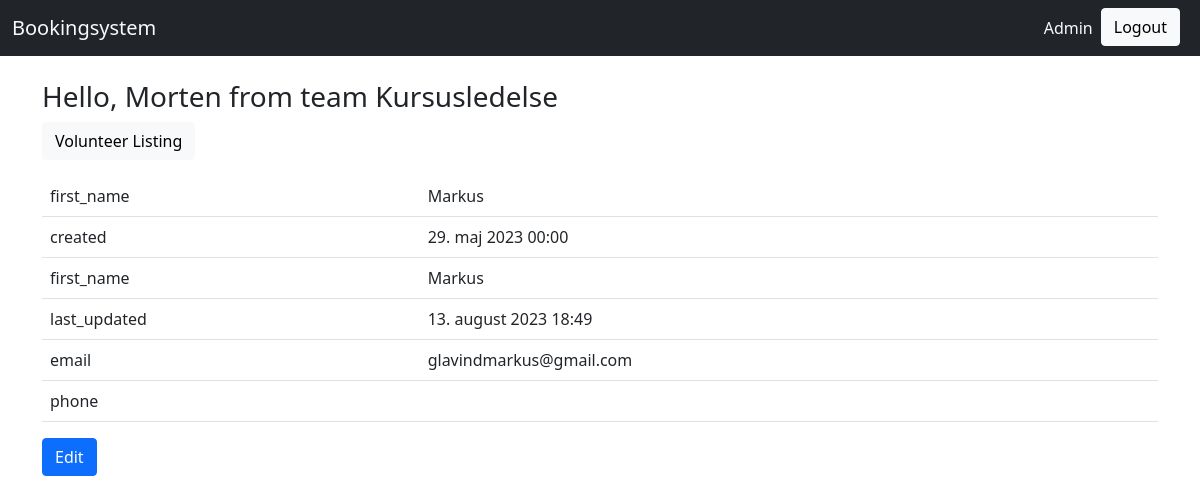
Page /organization/organization/Volunteer/detail/1/ (signed in) on the committed database.
### organization/models.py (models this page shows, shortened)
class Volunteer(AbstractUser):
    username = models.CharField(max_length=30, unique=True)
    first_name = models.CharField(max_length=30)
    created = models.DateTimeField(auto_now_add=True, editable=False)
    last_name = models.CharField(max_length=30)
    last_updated = models.DateTimeField(auto_now=True, editable=False)
    email = models.EmailField()
    class Meta:
        pass
    def get_update_url(self):
        return reverse("organization_Volunteer_update", args=(self.pk,))

class TeamMembership(models.Model):
    team = models.ForeignKey("organization.Team", on_delete=models.CASCADE)
    member = models.ForeignKey("organization.Volunteer", on_delete=models.CASCADE)
    last_updated = models.DateTimeField(auto_now=True, editable=False)
    created = models.DateTimeField(auto_now_add=True, editable=False)
    role = models.CharField(max_length=30)
    class Meta:
        pass

class Team(models.Model):
    name = models.CharField(max_length=30)
    last_updated = models.DateTimeField(auto_now=True, editable=False)
    short_name = models.CharField(max_length=30)
    created = models.DateTimeField(auto_now_add=True, editable=False)
    class Meta:
        pass

### organization/views.py (the view)
# urls.py: path("organization/Volunteer/detail/<int:pk>/", views.VolunteerDetailView.as_view(), name="organization_Volunteer_detail"),
class VolunteerDetailView(generic.DetailView):
    model = models.Volunteer
    form_class = forms.VolunteerForm

### organization/templates/organization/volunteer_detail.html
{% extends "base.html" %}
{% load static %}
{% block content %}
<p>
    <a class="btn btn-light" href="{% url 'organization_Volunteer_list' %}">
    Volunteer Listing
    </a>
</p>
<table class="table">
    <tr><td>first_name</td><td>{{ object.first_name }}</td></tr>
    <tr><td>created</td><td>{{ object.created }}</td></tr>
    <tr><td>first_name</td><td>{{ object.first_name }}</td></tr>
    <tr><td>last_updated</td><td>{{ object.last_updated }}</td></tr>
    <tr><td>email</td><td>{{ object.email }}</td></tr>
    <tr><td>phone</td><td>{{ object.phone }}</td></tr>
</table>
<a class="btn btn-primary" href="{{object.get_update_url}}">Edit</a>
{% endblock %}

### templates/base.html (shortened to what this page needs)
<!doctype html>
<html lang="en">
    <head>
        <link href="https://cdn.jsdelivr.net/npm/bootstrap@5.0.0-beta1/dist/css/bootstrap.min.css" rel="stylesheet">
    </head>
  <body>
    {% load bootstrap_icons %}
  	{% include 'navbar.html' %}
    <br/>
    <div class="container">
      {% if request.user.is_authenticated %}
      <h3>Hello, {{ user.first_name }} from team {% with volunteer_team_memberships=request.user.teammembership_set.all %}
          {% if volunteer_team_memberships %}
              {{ volunteer_team_memberships.first.team.name }}
          {% endif %}
          {% endwith %}</h3>
      {% endif %}
      {% block content %}{% endblock %}
    </div>
  </body>
</html>

### rows in the picture
Volunteer: first_name "Morten"
TeamMembership: first.team.name "Kursusledelse"
Volunteer: first_name "Markus", created "29. maj 2023 00:00", last_updated "13. august 2023 18:49", email "glavindmarkus@gmail.com"
